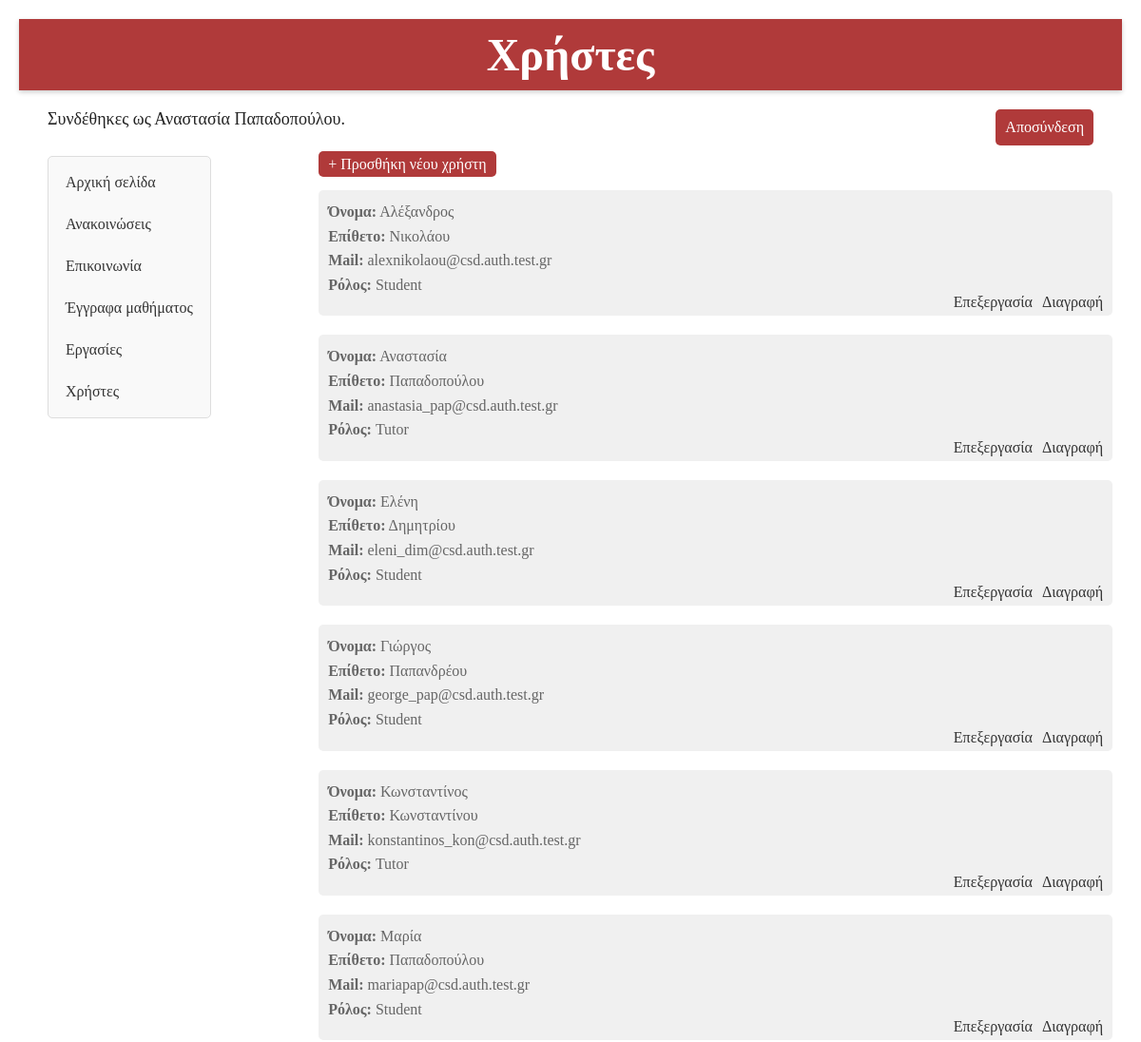
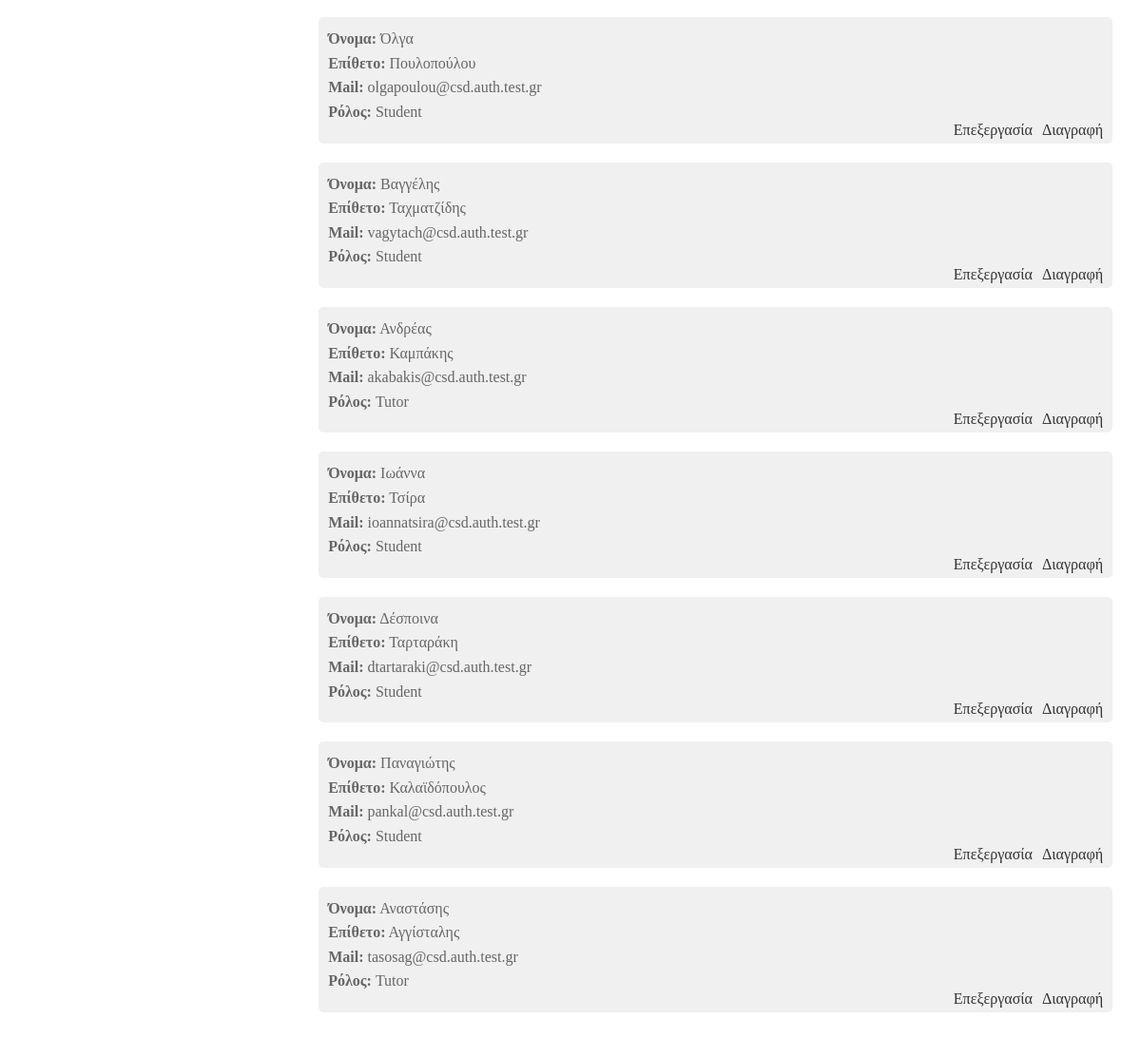
The page /users.php (signed in) on the database its author committed (2 pictures, top to bottom).
### tables this page shows
CREATE TABLE `users` (
  `id` int(11) NOT NULL,
  `name` varchar(255) NOT NULL,
  `surname` varchar(255) NOT NULL,
  `loginname` varchar(255) NOT NULL,
  `password` varchar(255) NOT NULL,
  `role` set('Tutor','Student') NOT NULL
);

### users.php (the view, shortened to what this page needs)
<!DOCTYPE html>
<html lang="en">
<head>
    <link rel="stylesheet" href="style.css">
</head>
<body>
<div class="container">
    <div class="title">
        <h1>Χρήστες</h1>
    </div>
    <?php require 'header.php';?>
    <br>
    <div class="row">
        <div class="column options">
            <?php require 'menu.php'; ?>
        </div>
        <div class="column content">
            <div>
                <a href="add_user.php" class="add-button">+ Προσθήκη νέου χρήστη</a>
            </div>
            <br>
            <?php
            require 'db_connection.php';
            $sql = "SELECT * FROM users";
            $users = mysqli_query($conn, $sql);
            if ($users->num_rows > 0) {
                while ($row = $users->fetch_assoc()) {
                    echo "<div class='user'>";
                    echo "<p><b>Όνομα:</b> " . $row['name'] . "</p>";
                    echo "<p><b>Επίθετο:</b> " . $row['surname'] . "</p>";
                    echo "<p><b>Mail:</b> " . $row['loginname'] . "</p>";
                    echo "<p><b>Ρόλος:</b> " . $row['role'] . "</p>";
                    echo "<div class='actions-container'>";
                    echo "<div class='actions'>";
                    echo "<a href='edit_user.php?id=" . $row['id'] . "'>Επεξεργασία</a>";
                    echo "<a href='delete_user.php?id=" . $row['id'] . "' onclick=\"return confirm('Είστε βέβαιος/βεβαία ότι θέλετε να διαγράψετε τον χρήστη;')\">Διαγραφή</a>";
                    echo "</div>";
                    echo "</div>";
                    echo "</div>";
                }
            } else {
                echo "Δεν υπάρχουν χρήστες.";
            }
            ?>
        </div>
    </div>
</div>
</body>
</html>

### style.css (style rules this page uses)
* { box-sizing: border-box; margin: 0; padding: 0; }
body { position: relative; }
.container { width: 100%; max-width: 1200px; margin: 0 auto; padding: 20px; }
.title { text-align: center; background-color: #b03a3a; color: #fff; font-size: 24px; padding: 10px; box-shadow: 0 2px 5px rgba(0, 0, 0, 0.2); margin-bottom: 20px; }
.row { display: flex; justify-content: space-between; }
.column { padding: 10px; }
.options { width: 25%; margin-left: 20px; }
.content { width: 75%; }
.row:after { content: ""; display: table; clear: both; }
.announcement, .communication, .document, .homework, .user { margin-bottom: 20px; padding: 10px; background-color: #f0f0f0; border-radius: 5px; }
.announcement p, .communication p, .document p, .homework p, .user p { font-size: 16px; color: #666; line-height: 1.6; }
.announcement, .user, .document, .homework { position: relative; }
.actions-container { display: flex; flex-direction: column; align-items: flex-end; margin-top: 10px; }
.actions { display: flex; justify-content: flex-end; gap: 10px; position: absolute; bottom: 0; right: 0; margin-right: 10px; margin-bottom: 5px; margin-top: 5px; }
.actions a { color: #333; text-decoration: none; }
.add-button { background-color: #b03a3a; color: white; border: none; padding: 5px 10px; border-radius: 5px; text-decoration: none; }

### rows shown on the page
users: name "Αλέξανδρος", surname "Νικολάου", loginname "alexnikolaou@csd.auth.test.gr", role "Student"
users: name "Αναστασία", surname "Παπαδοπούλου", loginname "anastasia_pap@csd.auth.test.gr", role "Tutor"
users: name "Ελένη", surname "Δημητρίου", loginname "eleni_dim@csd.auth.test.gr", role "Student"
users: name "Γιώργος", surname "Παπανδρέου", loginname "george_pap@csd.auth.test.gr", role "Student"
users: name "Κωνσταντίνος", surname "Κωνσταντίνου", loginname "konstantinos_kon@csd.auth.test.gr", role "Tutor"
users: name "Μαρία", surname "Παπαδοπούλου", loginname "mariapap@csd.auth.test.gr", role "Student"
users: name "Όλγα", surname "Πουλοπούλου", loginname "olgapoulou@csd.auth.test.gr", role "Student"
users: name "Βαγγέλης", surname "Ταχματζίδης", loginname "vagytach@csd.auth.test.gr", role "Student"
users: name "Ανδρέας", surname "Καμπάκης", loginname "akabakis@csd.auth.test.gr", role "Tutor"
users: name "Ιωάννα", surname "Τσίρα", loginname "ioannatsira@csd.auth.test.gr", role "Student"
users: name "Δέσποινα", surname "Ταρταράκη", loginname "dtartaraki@csd.auth.test.gr", role "Student"
users: name "Παναγιώτης", surname "Καλαϊδόπουλος", loginname "pankal@csd.auth.test.gr", role "Student"
users: name "Αναστάσης", surname "Αγγίσταλης", loginname "tasosag@csd.auth.test.gr", role "Tutor"

### other values the page prints
$name "Αναστασία"
$surname "Παπαδοπούλου"
